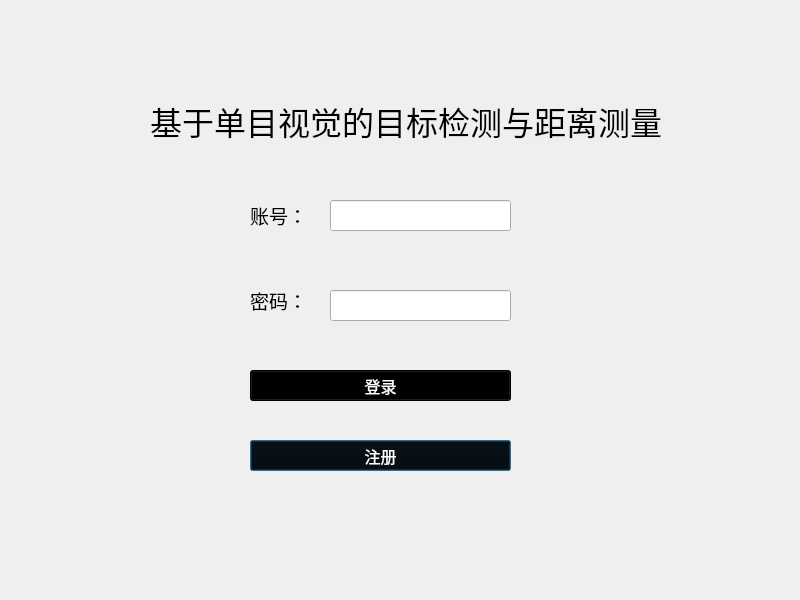
<?xml version="1.0" encoding="UTF-8"?>
<ui version="4.0">
 <class>Dialog</class>
 <widget class="QDialog" name="Dialog">
  <property name="geometry">
   <rect>
    <x>0</x>
    <y>0</y>
    <width>800</width>
    <height>600</height>
   </rect>
  </property>
  <property name="windowTitle">
   <string>Dialog</string>
  </property>
  <widget class="QPushButton" name="btnregest">
   <property name="geometry">
    <rect>
     <x>250</x>
     <y>440</y>
     <width>261</width>
     <height>31</height>
    </rect>
   </property>
   <property name="font">
    <font>
     <family>黑体</family>
     <pointsize>12</pointsize>
    </font>
   </property>
   <property name="styleSheet">
    <string notr="true">color: rgb(255, 255, 255);
background-color: rgb(0, 0, 0);</string>
   </property>
   <property name="text">
    <string>注册</string>
   </property>
  </widget>
  <widget class="QPushButton" name="btnlogin">
   <property name="geometry">
    <rect>
     <x>250</x>
     <y>370</y>
     <width>261</width>
     <height>31</height>
    </rect>
   </property>
   <property name="font">
    <font>
     <family>黑体</family>
     <pointsize>12</pointsize>
    </font>
   </property>
   <property name="whatsThis">
    <string>&lt;html&gt;&lt;head/&gt;&lt;body&gt;&lt;p&gt;&lt;br/&gt;&lt;/p&gt;&lt;/body&gt;&lt;/html&gt;</string>
   </property>
   <property name="styleSheet">
    <string notr="true">color: rgb(255, 255, 255);
background-color: rgb(0, 0, 0);</string>
   </property>
   <property name="text">
    <string>登录</string>
   </property>
  </widget>
  <widget class="QLineEdit" name="editpwd">
   <property name="geometry">
    <rect>
     <x>330</x>
     <y>290</y>
     <width>181</width>
     <height>31</height>
    </rect>
   </property>
   <property name="font">
    <font>
     <family>黑体</family>
     <pointsize>14</pointsize>
    </font>
   </property>
  </widget>
  <widget class="QLabel" name="labpwd">
   <property name="geometry">
    <rect>
     <x>250</x>
     <y>290</y>
     <width>54</width>
     <height>21</height>
    </rect>
   </property>
   <property name="font">
    <font>
     <family>黑体</family>
     <pointsize>14</pointsize>
    </font>
   </property>
   <property name="text">
    <string>密码：</string>
   </property>
  </widget>
  <widget class="QLabel" name="labuname">
   <property name="geometry">
    <rect>
     <x>250</x>
     <y>200</y>
     <width>54</width>
     <height>31</height>
    </rect>
   </property>
   <property name="font">
    <font>
     <family>黑体</family>
     <pointsize>14</pointsize>
    </font>
   </property>
   <property name="text">
    <string>账号：</string>
   </property>
  </widget>
  <widget class="QLineEdit" name="edituname">
   <property name="geometry">
    <rect>
     <x>330</x>
     <y>200</y>
     <width>181</width>
     <height>31</height>
    </rect>
   </property>
   <property name="font">
    <font>
     <family>黑体</family>
     <pointsize>14</pointsize>
    </font>
   </property>
  </widget>
  <widget class="QLabel" name="title">
   <property name="geometry">
    <rect>
     <x>150</x>
     <y>100</y>
     <width>511</width>
     <height>41</height>
    </rect>
   </property>
   <property name="font">
    <font>
     <family>黑体</family>
     <pointsize>24</pointsize>
    </font>
   </property>
   <property name="text">
    <string>基于单目视觉的目标检测与距离测量</string>
   </property>
  </widget>
 </widget>
 <resources/>
 <connections/>
</ui>
